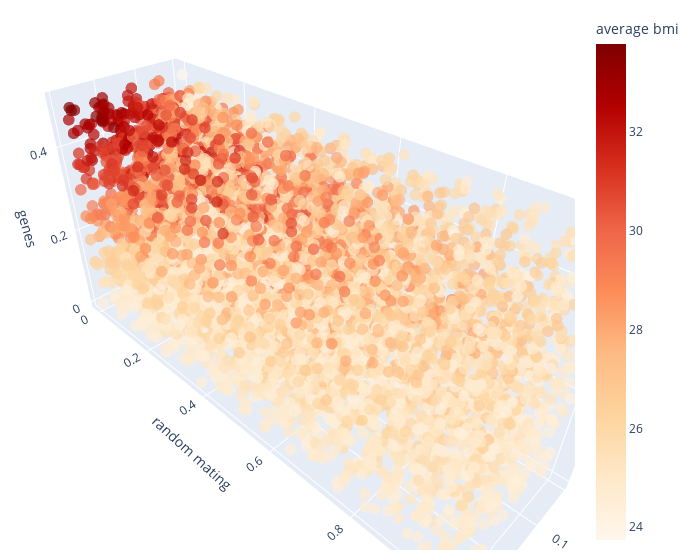

Source (notebook cell):
### Markdown cell above
## Average BMI

### Code cell
ef = Sensitivity(problem, df['average_bmi'], X)
ef.score('efast')
ef.plot(save=True, filepath= plots_path + 'snp-efast-average-bmi.pdf',
    move=True, moving_path= '../manuscript/plots/')
ef.plot3D(labels={'outcome':'average bmi', 'y':'random mating', 'x':'vertical transmission', 'z':'genes'})
sav['ef_avg_s1'] = ef.tabval('S1')
sav['ef_avg_st'] = ef.tabval('ST')

### Figure 1 — Plotly figure (JSON) as saved in the notebook; plotly's stock layout.template omitted (floating-point values rounded to 4 significant figures; data arrays with more than 128 entries replaced by an {"elided": "..."} marker saying what was removed)
{"data": [{"hovertemplate": "p_fertility_factor=%{x}<br>p_random_mating=%{y}<br>p_genetic_variance=%{z}<br>average_bmi=%{marker.color}<extra></extra>", "legendgroup": "", "marker": {"color": {"elided": "6000 float values"}, "coloraxis": "coloraxis", "opacity": 0.7, "size": 4, "symbol": "circle"}, "mode": "markers", "name": "", "scene": "scene", "showlegend": false, "type": "scatter3d", "x": {"elided": "6000 float values"}, "y": {"elided": "6000 float values"}, "z": {"elided": "6000 float values"}}], "layout": {"coloraxis": {"colorbar": {"title": {"text": "average bmi"}}, "colorscale": [[0.0, "rgb(255,247,236)"], [0.125, "rgb(254,232,200)"], [0.25, "rgb(253,212,158)"], [0.375, "rgb(253,187,132)"], [0.5, "rgb(252,141,89)"], [0.625, "rgb(239,101,72)"], [0.75, "rgb(215,48,31)"], [0.875, "rgb(179,0,0)"], [1.0, "rgb(127,0,0)"]]}, "legend": {"tracegroupgap": 0}, "margin": {"b": 10, "l": 10, "r": 20, "t": 10}, "scene": {"domain": {"x": [0.0, 1.0], "y": [0.0, 1.0]}, "xaxis": {"title": {"text": "vertical transmission"}}, "yaxis": {"title": {"text": "random mating"}}, "zaxis": {"title": {"text": "genes"}}}, "width": 700}}
